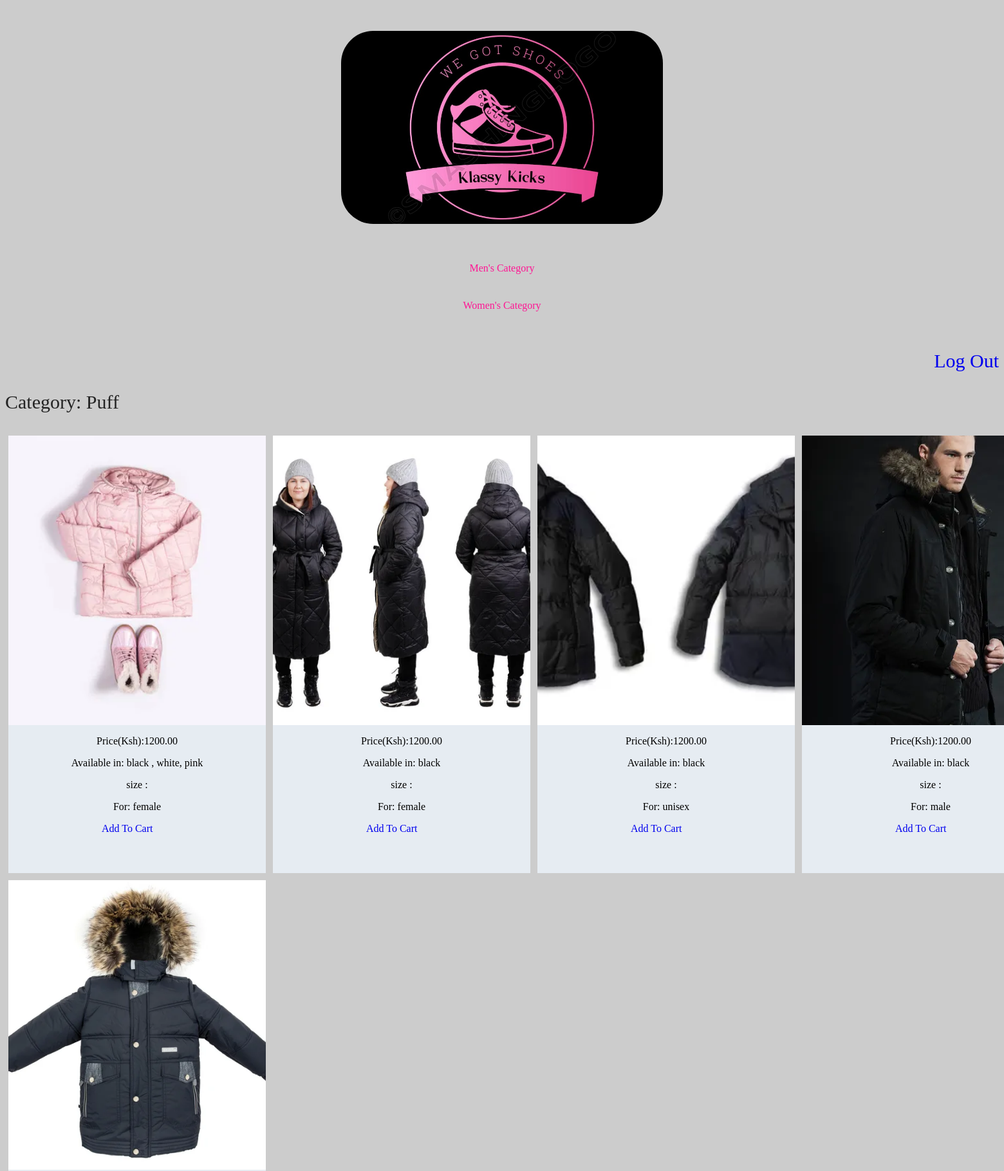
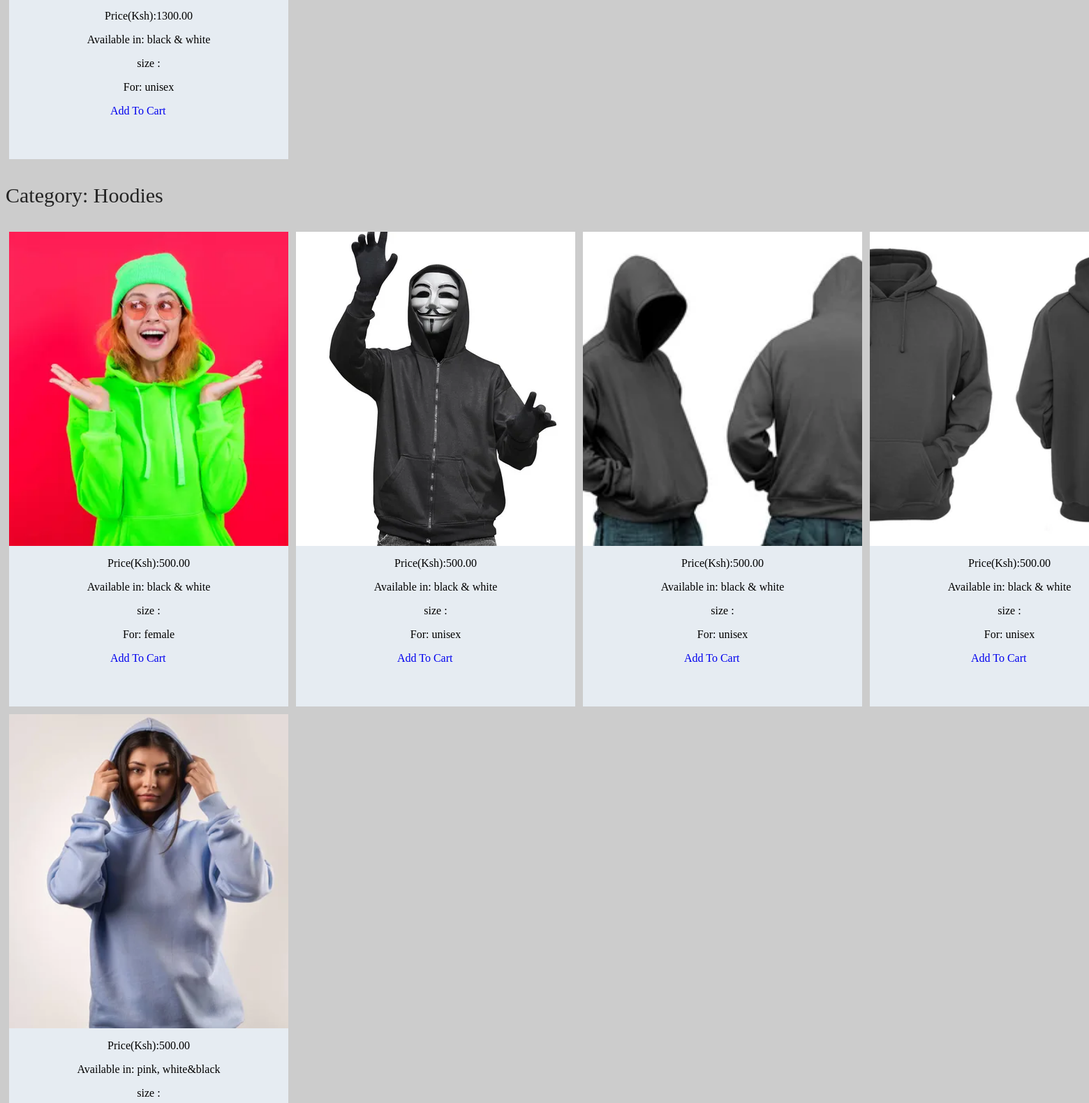
The page /jackets (upper part) on the database its author committed (2 pictures, top to bottom).
### kicksapp/models.py (models this page shows, shortened)
class Jacket(models.Model):
    jacketname = models.ForeignKey(JacketCategory, on_delete=models.CASCADE)
    name = models.CharField(max_length=20, default= '')
    price = models.DecimalField(max_digits=10, decimal_places=2, null=True, blank=True, default=0.0)
    color = models.CharField(max_length=20, default='')
    size = models.CharField(max_length=50, default='')
    sex = models.CharField(max_length=10)
    upload = models.ImageField(upload_to='images/')

### kicksapp/views.py (the view)
# urls.py: path('jackets', views.Jacko, name='jackets'),
def Jacko(request):
     try:
       name = JacketCategory.objects.get(name__icontains = 'hoodies')
       hoodie= Jacket.objects.filter(jacketname = name).all()
     except JacketCategory.DoesNotExist:
        name = []
     try:
       name = JacketCategory.objects.get(name__icontains = 'puff')
       puffy= Jacket.objects.filter(jacketname = name).all()
     except JacketCategory.DoesNotExist:
        name = []
     try:
       name = JacketCategory.objects.get(name__icontains = 'trench')
       trench= Jacket.objects.filter(jacketname = name).all()
     except JacketCategory.DoesNotExist:
        name = []
     lg = logo.objects.get(id = 1)
     lgitem = lg.image.url
     context = {"puff":puffy, "trench": trench, "hoodie":hoodie, "user":request.user, "lg":lgitem}
     return render (request, 'jackets.html', context)

### templates/jackets.html (shortened to what this page needs)
<html lang="en">
<head>
    <link rel="stylesheet" href="https://cdnjs.cloudflare.com/ajax/libs/font-awesome/6.0.0-beta3/css/all.min.css">
    {% load static %}
</head>
<body class="body">
    <div class="header">
        <div class="headerh1">
            <a href="http://127.0.0.1:8000/aboutus" target="_blank"><img src="{{lg}}" class="imgl"></a>
        </div>
        <div class="btn">
            <a href="http://127.0.0.1:8000/jacketsearch/male">Men's Category</a>
        </div>
        <div class="btn"><a href="http://127.0.0.1:8000/jacketsearch/female">Women's Category</a></div>
    </div>
    <a href="http://127.0.0.1:8000/logout" style="float: right; text-decoration: none; font-size: 30px;">Log Out</a>
    <div class="search">
        <div class="sportheader">
            <p style="color: rgba(0, 0, 0, 0.829); font-size: 30px;">Category: Puff</p>
        </div>
        <div class="sport">
            {% for item in puff %}
            <div class="div2">
                <a href="{% url 'details' 'jacket' item.id %}" target="_blank" style="margin-left: 0;"><img
                        src="{{item.upload.url}}" alt="img" class="img"></a>
                <p>Price(Ksh):{{item.price}}</p>
                <p>Available in: {{item.color}}</p>
                <p>size : {{item.size}}</p>
                <p>For: {{item.sex}}</p>
                <a href="{% url 'add_to_cart' 'jacket' item.id %}"
                    style="margin-left: 145px; text-decoration: none;">Add To
                    Cart</a>
            </div>
            {% endfor %}
        </div>
        <div class="sportheader">
            <p style="color: rgba(0, 0, 0, 0.829); font-size: 30px;">Category: Hoodies</p>
        </div>
        <div class="sport">
            {% for item in hoodie %}
            <div class="div2">
                <a href="{% url 'details' 'jacket' item.id %}" target="_blank" style="margin-left: 0;"><img
                        src="{{item.upload.url}}" alt="img" class="img"></a>
                <p>Price(Ksh):{{item.price}}</p>
                <p>Available in: {{item.color}}</p>
                <p>size : {{item.size}}</p>
                <p>For: {{item.sex}}</p>
                <a href="{% url 'add_to_cart' 'jacket' item.id %}"
                    style="margin-left: 145px; text-decoration: none;">Add To
                    Cart</a>
            </div>
            {% endfor %}
        </div>
</body>
</html>

### templates/jackets.html (style rules this page uses)
.header { padding: 40px; border-radius: 10px; margin-bottom: 20px; }
.headerh1 { display: flex; justify-content: center; margin-bottom: 50px; }
.imgl { width: 500px; object-fit: cover; border-radius: 50px; }
.sport { display: grid; grid-template-columns: 1fr 1fr 1fr 1fr; column-gap: 1px; row-gap: 1px; }
.sport p { text-align: center; }
.div2 { background-color: rgba(240, 248, 255, 0.753); border-radius: 0px; max-width: 400px; max-height: 550px; margin: 5px; padding-bottom: 130px; }
.div2 img { width: 400px; height: 450px; object-fit: cover; }
.body { height: 4000px; background-color: #ccc; }
.search { float: left; border: none; }
.btn { display: flex; align-items: center !important; justify-content: center; margin-top: 30px; }
.btn a { margin-top: 10px; background-color: #ccc; border: none; display: flex; color: #FF1493; align-items: center !important; justify-content: center !important; text-decoration: none; }

### rows shown on the page
Jacket: upload (picture), price "1200.00", color "black , white, pink", sex "female"
Jacket: upload (picture), price "1200.00", color "black", sex "female"
Jacket: upload (picture), price "1200.00", color "black", sex "unisex"
Jacket: upload (picture), price "1200.00", color "black", sex "male"
Jacket: upload (picture), price "1300.00", color "black & white", sex "unisex"
Jacket: upload (picture), price "500.00", color "black & white", sex "female"
Jacket: upload (picture), price "500.00", color "black & white", sex "unisex"
Jacket: upload (picture), price "500.00", color "black & white", sex "unisex"
Jacket: upload (picture), price "500.00", color "black & white", sex "unisex"
Jacket: upload (picture), price "500.00", color "pink, white&black"
